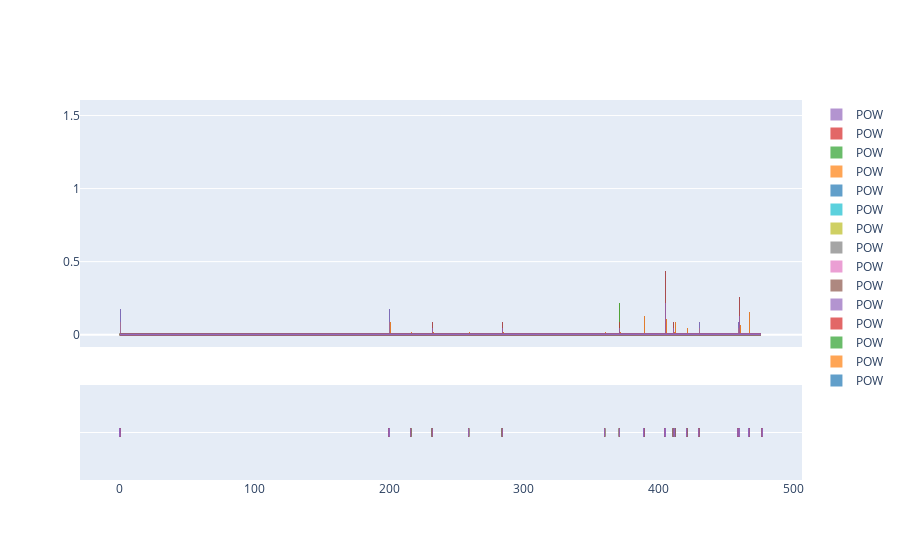

Here is the notebook cell this chart was saved with:
### Code cell
import plotly.figure_factory as ff
hist_data = []
group_labels = []

for Col in cols:
    hist_data.append(ukraine[col])
    group_labels.append(col)

# Create distplot with custom bin_size
fig = ff.create_distplot(hist_data, group_labels, bin_size=[.1, .25, .5, 1,.1, .25, .5, 1,.1, .25, .5, 1,.1, .25, .5, 1,1, .25, .5, 1,.1])
fig.show()

### Figure 1 — Plotly figure (JSON) as saved in the notebook; plotly's stock layout.template omitted (floating-point values rounded to 4 significant figures; data arrays with more than 128 entries replaced by an {"elided": "..."} marker saying what was removed)
{"data": [{"autobinx": false, "histnorm": "probability density", "legendgroup": "POW", "marker": {"color": "rgb(31, 119, 180)"}, "name": "POW", "opacity": 0.7, "type": "histogram", "x": [0, 0, 0, 0, 200, 200, 200, 200, 216, 232, 259, 284, 360, 371, 389, 389, 389, 389, 389, 389, 405, 405, 405, 405, 405, 411, 412, 412, 412, 412, 421, 421, 430, 430, 459, 459, 460, 460, 460, 467, 467, 467, 467, 467, 467, 467, 477, 477, 477], "xaxis": "x", "xbins": {"end": 477, "size": 0.1, "start": 0}, "yaxis": "y"}, {"autobinx": false, "histnorm": "probability density", "legendgroup": "POW", "marker": {"color": "rgb(255, 127, 14)"}, "name": "POW", "opacity": 0.7, "type": "histogram", "x": [0, 0, 0, 0, 200, 200, 200, 200, 216, 232, 259, 284, 360, 371, 389, 389, 389, 389, 389, 389, 405, 405, 405, 405, 405, 411, 412, 412, 412, 412, 421, 421, 430, 430, 459, 459, 460, 460, 460, 467, 467, 467, 467, 467, 467, 467, 477, 477, 477], "xaxis": "x", "xbins": {"end": 477, "size": 0.25, "start": 0}, "yaxis": "y"}, {"autobinx": false, "histnorm": "probability density", "legendgroup": "POW", "marker": {"color": "rgb(44, 160, 44)"}, "name": "POW", "opacity": 0.7, "type": "histogram", "x": [0, 0, 0, 0, 200, 200, 200, 200, 216, 232, 259, 284, 360, 371, 389, 389, 389, 389, 389, 389, 405, 405, 405, 405, 405, 411, 412, 412, 412, 412, 421, 421, 430, 430, 459, 459, 460, 460, 460, 467, 467, 467, 467, 467, 467, 467, 477, 477, 477], "xaxis": "x", "xbins": {"end": 477, "size": 0.5, "start": 0}, "yaxis": "y"}, {"autobinx": false, "histnorm": "probability density", "legendgroup": "POW", "marker": {"color": "rgb(214, 39, 40)"}, "name": "POW", "opacity": 0.7, "type": "histogram", "x": [0, 0, 0, 0, 200, 200, 200, 200, 216, 232, 259, 284, 360, 371, 389, 389, 389, 389, 389, 389, 405, 405, 405, 405, 405, 411, 412, 412, 412, 412, 421, 421, 430, 430, 459, 459, 460, 460, 460, 467, 467, 467, 467, 467, 467, 467, 477, 477, 477], "xaxis": "x", "xbins": {"end": 477, "size": 1, "start": 0}, "yaxis": "y"}, {"autobinx": false, "histnorm": "probability density", "legendgroup": "POW", "marker": {"color": "rgb(148, 103, 189)"}, "name": "POW", "opacity": 0.7, "type": "histogram", "x": [0, 0, 0, 0, 200, 200, 200, 200, 216, 232, 259, 284, 360, 371, 389, 389, 389, 389, 389, 389, 405, 405, 405, 405, 405, 411, 412, 412, 412, 412, 421, 421, 430, 430, 459, 459, 460, 460, 460, 467, 467, 467, 467, 467, 467, 467, 477, 477, 477], "xaxis": "x", "xbins": {"end": 477, "size": 0.1, "start": 0}, "yaxis": "y"}, {"autobinx": false, "histnorm": "probability density", "legendgroup": "POW", "marker": {"color": "rgb(140, 86, 75)"}, "name": "POW", "opacity": 0.7, "type": "histogram", "x": [0, 0, 0, 0, 200, 200, 200, 200, 216, 232, 259, 284, 360, 371, 389, 389, 389, 389, 389, 389, 405, 405, 405, 405, 405, 411, 412, 412, 412, 412, 421, 421, 430, 430, 459, 459, 460, 460, 460, 467, 467, 467, 467, 467, 467, 467, 477, 477, 477], "xaxis": "x", "xbins": {"end": 477, "size": 0.25, "start": 0}, "yaxis": "y"}, {"autobinx": false, "histnorm": "probability density", "legendgroup": "POW", "marker": {"color": "rgb(227, 119, 194)"}, "name": "POW", "opacity": 0.7, "type": "histogram", "x": [0, 0, 0, 0, 200, 200, 200, 200, 216, 232, 259, 284, 360, 371, 389, 389, 389, 389, 389, 389, 405, 405, 405, 405, 405, 411, 412, 412, 412, 412, 421, 421, 430, 430, 459, 459, 460, 460, 460, 467, 467, 467, 467, 467, 467, 467, 477, 477, 477], "xaxis": "x", "xbins": {"end": 477, "size": 0.5, "start": 0}, "yaxis": "y"}, {"autobinx": false, "histnorm": "probability density", "legendgroup": "POW", "marker": {"color": "rgb(127, 127, 127)"}, "name": "POW", "opacity": 0.7, "type": "histogram", "x": [0, 0, 0, 0, 200, 200, 200, 200, 216, 232, 259, 284, 360, 371, 389, 389, 389, 389, 389, 389, 405, 405, 405, 405, 405, 411, 412, 412, 412, 412, 421, 421, 430, 430, 459, 459, 460, 460, 460, 467, 467, 467, 467, 467, 467, 467, 477, 477, 477], "xaxis": "x", "xbins": {"end": 477, "size": 1, "start": 0}, "yaxis": "y"}, {"autobinx": false, "histnorm": "probability density", "legendgroup": "POW", "marker": {"color": "rgb(188, 189, 34)"}, "name": "POW", "opacity": 0.7, "type": "histogram", "x": [0, 0, 0, 0, 200, 200, 200, 200, 216, 232, 259, 284, 360, 371, 389, 389, 389, 389, 389, 389, 405, 405, 405, 405, 405, 411, 412, 412, 412, 412, 421, 421, 430, 430, 459, 459, 460, 460, 460, 467, 467, 467, 467, 467, 467, 467, 477, 477, 477], "xaxis": "x", "xbins": {"end": 477, "size": 0.1, "start": 0}, "yaxis": "y"}, {"autobinx": false, "histnorm": "probability density", "legendgroup": "POW", "marker": {"color": "rgb(23, 190, 207)"}, "name": "POW", "opacity": 0.7, "type": "histogram", "x": [0, 0, 0, 0, 200, 200, 200, 200, 216, 232, 259, 284, 360, 371, 389, 389, 389, 389, 389, 389, 405, 405, 405, 405, 405, 411, 412, 412, 412, 412, 421, 421, 430, 430, 459, 459, 460, 460, 460, 467, 467, 467, 467, 467, 467, 467, 477, 477, 477], "xaxis": "x", "xbins": {"end": 477, "size": 0.25, "start": 0}, "yaxis": "y"}, {"autobinx": false, "histnorm": "probability density", "legendgroup": "POW", "marker": {"color": "rgb(31, 119, 180)"}, "name": "POW", "opacity": 0.7, "type": "histogram", "x": [0, 0, 0, 0, 200, 200, 200, 200, 216, 232, 259, 284, 360, 371, 389, 389, 389, 389, 389, 389, 405, 405, 405, 405, 405, 411, 412, 412, 412, 412, 421, 421, 430, 430, 459, 459, 460, 460, 460, 467, 467, 467, 467, 467, 467, 467, 477, 477, 477], "xaxis": "x", "xbins": {"end": 477, "size": 0.5, "start": 0}, "yaxis": "y"}, {"autobinx": false, "histnorm": "probability density", "legendgroup": "POW", "marker": {"color": "rgb(255, 127, 14)"}, "name": "POW", "opacity": 0.7, "type": "histogram", "x": [0, 0, 0, 0, 200, 200, 200, 200, 216, 232, 259, 284, 360, 371, 389, 389, 389, 389, 389, 389, 405, 405, 405, 405, 405, 411, 412, 412, 412, 412, 421, 421, 430, 430, 459, 459, 460, 460, 460, 467, 467, 467, 467, 467, 467, 467, 477, 477, 477], "xaxis": "x", "xbins": {"end": 477, "size": 1, "start": 0}, "yaxis": "y"}, {"autobinx": false, "histnorm": "probability density", "legendgroup": "POW", "marker": {"color": "rgb(44, 160, 44)"}, "name": "POW", "opacity": 0.7, "type": "histogram", "x": [0, 0, 0, 0, 200, 200, 200, 200, 216, 232, 259, 284, 360, 371, 389, 389, 389, 389, 389, 389, 405, 405, 405, 405, 405, 411, 412, 412, 412, 412, 421, 421, 430, 430, 459, 459, 460, 460, 460, 467, 467, 467, 467, 467, 467, 467, 477, 477, 477], "xaxis": "x", "xbins": {"end": 477, "size": 0.1, "start": 0}, "yaxis": "y"}, {"autobinx": false, "histnorm": "probability density", "legendgroup": "POW", "marker": {"color": "rgb(214, 39, 40)"}, "name": "POW", "opacity": 0.7, "type": "histogram", "x": [0, 0, 0, 0, 200, 200, 200, 200, 216, 232, 259, 284, 360, 371, 389, 389, 389, 389, 389, 389, 405, 405, 405, 405, 405, 411, 412, 412, 412, 412, 421, 421, 430, 430, 459, 459, 460, 460, 460, 467, 467, 467, 467, 467, 467, 467, 477, 477, 477], "xaxis": "x", "xbins": {"end": 477, "size": 0.25, "start": 0}, "yaxis": "y"}, {"autobinx": false, "histnorm": "probability density", "legendgroup": "POW", "marker": {"color": "rgb(148, 103, 189)"}, "name": "POW", "opacity": 0.7, "type": "histogram", "x": [0, 0, 0, 0, 200, 200, 200, 200, 216, 232, 259, 284, 360, 371, 389, 389, 389, 389, 389, 389, 405, 405, 405, 405, 405, 411, 412, 412, 412, 412, 421, 421, 430, 430, 459, 459, 460, 460, 460, 467, 467, 467, 467, 467, 467, 467, 477, 477, 477], "xaxis": "x", "xbins": {"end": 477, "size": 0.5, "start": 0}, "yaxis": "y"}, {"legendgroup": "POW", "marker": {"color": "rgb(31, 119, 180)"}, "mode": "lines", "name": "POW", "showlegend": false, "type": "scatter", "x": {"elided": "500 float values"}, "xaxis": "x", "y": {"elided": "500 float values"}, "yaxis": "y"}, {"legendgroup": "POW", "marker": {"color": "rgb(255, 127, 14)"}, "mode": "lines", "name": "POW", "showlegend": false, "type": "scatter", "x": {"elided": "500 float values"}, "xaxis": "x", "y": {"elided": "500 float values"}, "yaxis": "y"}, {"legendgroup": "POW", "marker": {"color": "rgb(44, 160, 44)"}, "mode": "lines", "name": "POW", "showlegend": false, "type": "scatter", "x": {"elided": "500 float values"}, "xaxis": "x", "y": {"elided": "500 float values"}, "yaxis": "y"}, {"legendgroup": "POW", "marker": {"color": "rgb(214, 39, 40)"}, "mode": "lines", "name": "POW", "showlegend": false, "type": "scatter", "x": {"elided": "500 float values"}, "xaxis": "x", "y": {"elided": "500 float values"}, "yaxis": "y"}, {"legendgroup": "POW", "marker": {"color": "rgb(148, 103, 189)"}, "mode": "lines", "name": "POW", "showlegend": false, "type": "scatter", "x": {"elided": "500 float values"}, "xaxis": "x", "y": {"elided": "500 float values"}, "yaxis": "y"}, {"legendgroup": "POW", "marker": {"color": "rgb(140, 86, 75)"}, "mode": "lines", "name": "POW", "showlegend": false, "type": "scatter", "x": {"elided": "500 float values"}, "xaxis": "x", "y": {"elided": "500 float values"}, "yaxis": "y"}, {"legendgroup": "POW", "marker": {"color": "rgb(227, 119, 194)"}, "mode": "lines", "name": "POW", "showlegend": false, "type": "scatter", "x": {"elided": "500 float values"}, "xaxis": "x", "y": {"elided": "500 float values"}, "yaxis": "y"}, {"legendgroup": "POW", "marker": {"color": "rgb(127, 127, 127)"}, "mode": "lines", "name": "POW", "showlegend": false, "type": "scatter", "x": {"elided": "500 float values"}, "xaxis": "x", "y": {"elided": "500 float values"}, "yaxis": "y"}, {"legendgroup": "POW", "marker": {"color": "rgb(188, 189, 34)"}, "mode": "lines", "name": "POW", "showlegend": false, "type": "scatter", "x": {"elided": "500 float values"}, "xaxis": "x", "y": {"elided": "500 float values"}, "yaxis": "y"}, {"legendgroup": "POW", "marker": {"color": "rgb(23, 190, 207)"}, "mode": "lines", "name": "POW", "showlegend": false, "type": "scatter", "x": {"elided": "500 float values"}, "xaxis": "x", "y": {"elided": "500 float values"}, "yaxis": "y"}, {"legendgroup": "POW", "marker": {"color": "rgb(31, 119, 180)"}, "mode": "lines", "name": "POW", "showlegend": false, "type": "scatter", "x": {"elided": "500 float values"}, "xaxis": "x", "y": {"elided": "500 float values"}, "yaxis": "y"}, {"legendgroup": "POW", "marker": {"color": "rgb(255, 127, 14)"}, "mode": "lines", "name": "POW", "showlegend": false, "type": "scatter", "x": {"elided": "500 float values"}, "xaxis": "x", "y": {"elided": "500 float values"}, "yaxis": "y"}, {"legendgroup": "POW", "marker": {"color": "rgb(44, 160, 44)"}, "mode": "lines", "name": "POW", "showlegend": false, "type": "scatter", "x": {"elided": "500 float values"}, "xaxis": "x", "y": {"elided": "500 float values"}, "yaxis": "y"}, {"legendgroup": "POW", "marker": {"color": "rgb(214, 39, 40)"}, "mode": "lines", "name": "POW", "showlegend": false, "type": "scatter", "x": {"elided": "500 float values"}, "xaxis": "x", "y": {"elided": "500 float values"}, "yaxis": "y"}, {"legendgroup": "POW", "marker": {"color": "rgb(148, 103, 189)"}, "mode": "lines", "name": "POW", "showlegend": false, "type": "scatter", "x": {"elided": "500 float values"}, "xaxis": "x", "y": {"elided": "500 float values"}, "yaxis": "y"}, {"legendgroup": "POW", "marker": {"color": "rgb(31, 119, 180)", "symbol": "line-ns-open"}, "mode": "markers", "name": "POW", "showlegend": false, "type": "scatter", "x": [0, 0, 0, 0, 200, 200, 200, 200, 216, 232, 259, 284, 360, 371, 389, 389, 389, 389, 389, 389, 405, 405, 405, 405, 405, 411, 412, 412, 412, 412, 421, 421, 430, 430, 459, 459, 460, 460, 460, 467, 467, 467, 467, 467, 467, 467, 477, 477, 477], "xaxis": "x", "y": ["POW", "POW", "POW", "POW", "POW", "POW", "POW", "POW", "POW", "POW", "POW", "POW", "POW", "POW", "POW", "POW", "POW", "POW", "POW", "POW", "POW", "POW", "POW", "POW", "POW", "POW", "POW", "POW", "POW", "POW", "POW", "POW", "POW", "POW", "POW", "POW", "POW", "POW", "POW", "POW", "POW", "POW", "POW", "POW", "POW", "POW", "POW", "POW", "POW"], "yaxis": "y2"}, {"legendgroup": "POW", "marker": {"color": "rgb(255, 127, 14)", "symbol": "line-ns-open"}, "mode": "markers", "name": "POW", "showlegend": false, "type": "scatter", "x": [0, 0, 0, 0, 200, 200, 200, 200, 216, 232, 259, 284, 360, 371, 389, 389, 389, 389, 389, 389, 405, 405, 405, 405, 405, 411, 412, 412, 412, 412, 421, 421, 430, 430, 459, 459, 460, 460, 460, 467, 467, 467, 467, 467, 467, 467, 477, 477, 477], "xaxis": "x", "y": ["POW", "POW", "POW", "POW", "POW", "POW", "POW", "POW", "POW", "POW", "POW", "POW", "POW", "POW", "POW", "POW", "POW", "POW", "POW", "POW", "POW", "POW", "POW", "POW", "POW", "POW", "POW", "POW", "POW", "POW", "POW", "POW", "POW", "POW", "POW", "POW", "POW", "POW", "POW", "POW", "POW", "POW", "POW", "POW", "POW", "POW", "POW", "POW", "POW"], "yaxis": "y2"}, {"legendgroup": "POW", "marker": {"color": "rgb(44, 160, 44)", "symbol": "line-ns-open"}, "mode": "markers", "name": "POW", "showlegend": false, "type": "scatter", "x": [0, 0, 0, 0, 200, 200, 200, 200, 216, 232, 259, 284, 360, 371, 389, 389, 389, 389, 389, 389, 405, 405, 405, 405, 405, 411, 412, 412, 412, 412, 421, 421, 430, 430, 459, 459, 460, 460, 460, 467, 467, 467, 467, 467, 467, 467, 477, 477, 477], "xaxis": "x", "y": ["POW", "POW", "POW", "POW", "POW", "POW", "POW", "POW", "POW", "POW", "POW", "POW", "POW", "POW", "POW", "POW", "POW", "POW", "POW", "POW", "POW", "POW", "POW", "POW", "POW", "POW", "POW", "POW", "POW", "POW", "POW", "POW", "POW", "POW", "POW", "POW", "POW", "POW", "POW", "POW", "POW", "POW", "POW", "POW", "POW", "POW", "POW", "POW", "POW"], "yaxis": "y2"}, {"legendgroup": "POW", "marker": {"color": "rgb(214, 39, 40)", "symbol": "line-ns-open"}, "mode": "markers", "name": "POW", "showlegend": false, "type": "scatter", "x": [0, 0, 0, 0, 200, 200, 200, 200, 216, 232, 259, 284, 360, 371, 389, 389, 389, 389, 389, 389, 405, 405, 405, 405, 405, 411, 412, 412, 412, 412, 421, 421, 430, 430, 459, 459, 460, 460, 460, 467, 467, 467, 467, 467, 467, 467, 477, 477, 477], "xaxis": "x", "y": ["POW", "POW", "POW", "POW", "POW", "POW", "POW", "POW", "POW", "POW", "POW", "POW", "POW", "POW", "POW", "POW", "POW", "POW", "POW", "POW", "POW", "POW", "POW", "POW", "POW", "POW", "POW", "POW", "POW", "POW", "POW", "POW", "POW", "POW", "POW", "POW", "POW", "POW", "POW", "POW", "POW", "POW", "POW", "POW", "POW", "POW", "POW", "POW", "POW"], "yaxis": "y2"}, {"legendgroup": "POW", "marker": {"color": "rgb(148, 103, 189)", "symbol": "line-ns-open"}, "mode": "markers", "name": "POW", "showlegend": false, "type": "scatter", "x": [0, 0, 0, 0, 200, 200, 200, 200, 216, 232, 259, 284, 360, 371, 389, 389, 389, 389, 389, 389, 405, 405, 405, 405, 405, 411, 412, 412, 412, 412, 421, 421, 430, 430, 459, 459, 460, 460, 460, 467, 467, 467, 467, 467, 467, 467, 477, 477, 477], "xaxis": "x", "y": ["POW", "POW", "POW", "POW", "POW", "POW", "POW", "POW", "POW", "POW", "POW", "POW", "POW", "POW", "POW", "POW", "POW", "POW", "POW", "POW", "POW", "POW", "POW", "POW", "POW", "POW", "POW", "POW", "POW", "POW", "POW", "POW", "POW", "POW", "POW", "POW", "POW", "POW", "POW", "POW", "POW", "POW", "POW", "POW", "POW", "POW", "POW", "POW", "POW"], "yaxis": "y2"}, {"legendgroup": "POW", "marker": {"color": "rgb(140, 86, 75)", "symbol": "line-ns-open"}, "mode": "markers", "name": "POW", "showlegend": false, "type": "scatter", "x": [0, 0, 0, 0, 200, 200, 200, 200, 216, 232, 259, 284, 360, 371, 389, 389, 389, 389, 389, 389, 405, 405, 405, 405, 405, 411, 412, 412, 412, 412, 421, 421, 430, 430, 459, 459, 460, 460, 460, 467, 467, 467, 467, 467, 467, 467, 477, 477, 477], "xaxis": "x", "y": ["POW", "POW", "POW", "POW", "POW", "POW", "POW", "POW", "POW", "POW", "POW", "POW", "POW", "POW", "POW", "POW", "POW", "POW", "POW", "POW", "POW", "POW", "POW", "POW", "POW", "POW", "POW", "POW", "POW", "POW", "POW", "POW", "POW", "POW", "POW", "POW", "POW", "POW", "POW", "POW", "POW", "POW", "POW", "POW", "POW", "POW", "POW", "POW", "POW"], "yaxis": "y2"}, {"legendgroup": "POW", "marker": {"color": "rgb(227, 119, 194)", "symbol": "line-ns-open"}, "mode": "markers", "name": "POW", "showlegend": false, "type": "scatter", "x": [0, 0, 0, 0, 200, 200, 200, 200, 216, 232, 259, 284, 360, 371, 389, 389, 389, 389, 389, 389, 405, 405, 405, 405, 405, 411, 412, 412, 412, 412, 421, 421, 430, 430, 459, 459, 460, 460, 460, 467, 467, 467, 467, 467, 467, 467, 477, 477, 477], "xaxis": "x", "y": ["POW", "POW", "POW", "POW", "POW", "POW", "POW", "POW", "POW", "POW", "POW", "POW", "POW", "POW", "POW", "POW", "POW", "POW", "POW", "POW", "POW", "POW", "POW", "POW", "POW", "POW", "POW", "POW", "POW", "POW", "POW", "POW", "POW", "POW", "POW", "POW", "POW", "POW", "POW", "POW", "POW", "POW", "POW", "POW", "POW", "POW", "POW", "POW", "POW"], "yaxis": "y2"}, {"legendgroup": "POW", "marker": {"color": "rgb(127, 127, 127)", "symbol": "line-ns-open"}, "mode": "markers", "name": "POW", "showlegend": false, "type": "scatter", "x": [0, 0, 0, 0, 200, 200, 200, 200, 216, 232, 259, 284, 360, 371, 389, 389, 389, 389, 389, 389, 405, 405, 405, 405, 405, 411, 412, 412, 412, 412, 421, 421, 430, 430, 459, 459, 460, 460, 460, 467, 467, 467, 467, 467, 467, 467, 477, 477, 477], "xaxis": "x", "y": ["POW", "POW", "POW", "POW", "POW", "POW", "POW", "POW", "POW", "POW", "POW", "POW", "POW", "POW", "POW", "POW", "POW", "POW", "POW", "POW", "POW", "POW", "POW", "POW", "POW", "POW", "POW", "POW", "POW", "POW", "POW", "POW", "POW", "POW", "POW", "POW", "POW", "POW", "POW", "POW", "POW", "POW", "POW", "POW", "POW", "POW", "POW", "POW", "POW"], "yaxis": "y2"}, {"legendgroup": "POW", "marker": {"color": "rgb(188, 189, 34)", "symbol": "line-ns-open"}, "mode": "markers", "name": "POW", "showlegend": false, "type": "scatter", "x": [0, 0, 0, 0, 200, 200, 200, 200, 216, 232, 259, 284, 360, 371, 389, 389, 389, 389, 389, 389, 405, 405, 405, 405, 405, 411, 412, 412, 412, 412, 421, 421, 430, 430, 459, 459, 460, 460, 460, 467, 467, 467, 467, 467, 467, 467, 477, 477, 477], "xaxis": "x", "y": ["POW", "POW", "POW", "POW", "POW", "POW", "POW", "POW", "POW", "POW", "POW", "POW", "POW", "POW", "POW", "POW", "POW", "POW", "POW", "POW", "POW", "POW", "POW", "POW", "POW", "POW", "POW", "POW", "POW", "POW", "POW", "POW", "POW", "POW", "POW", "POW", "POW", "POW", "POW", "POW", "POW", "POW", "POW", "POW", "POW", "POW", "POW", "POW", "POW"], "yaxis": "y2"}, {"legendgroup": "POW", "marker": {"color": "rgb(23, 190, 207)", "symbol": "line-ns-open"}, "mode": "markers", "name": "POW", "showlegend": false, "type": "scatter", "x": [0, 0, 0, 0, 200, 200, 200, 200, 216, 232, 259, 284, 360, 371, 389, 389, 389, 389, 389, 389, 405, 405, 405, 405, 405, 411, 412, 412, 412, 412, 421, 421, 430, 430, 459, 459, 460, 460, 460, 467, 467, 467, 467, 467, 467, 467, 477, 477, 477], "xaxis": "x", "y": ["POW", "POW", "POW", "POW", "POW", "POW", "POW", "POW", "POW", "POW", "POW", "POW", "POW", "POW", "POW", "POW", "POW", "POW", "POW", "POW", "POW", "POW", "POW", "POW", "POW", "POW", "POW", "POW", "POW", "POW", "POW", "POW", "POW", "POW", "POW", "POW", "POW", "POW", "POW", "POW", "POW", "POW", "POW", "POW", "POW", "POW", "POW", "POW", "POW"], "yaxis": "y2"}, {"legendgroup": "POW", "marker": {"color": "rgb(31, 119, 180)", "symbol": "line-ns-open"}, "mode": "markers", "name": "POW", "showlegend": false, "type": "scatter", "x": [0, 0, 0, 0, 200, 200, 200, 200, 216, 232, 259, 284, 360, 371, 389, 389, 389, 389, 389, 389, 405, 405, 405, 405, 405, 411, 412, 412, 412, 412, 421, 421, 430, 430, 459, 459, 460, 460, 460, 467, 467, 467, 467, 467, 467, 467, 477, 477, 477], "xaxis": "x", "y": ["POW", "POW", "POW", "POW", "POW", "POW", "POW", "POW", "POW", "POW", "POW", "POW", "POW", "POW", "POW", "POW", "POW", "POW", "POW", "POW", "POW", "POW", "POW", "POW", "POW", "POW", "POW", "POW", "POW", "POW", "POW", "POW", "POW", "POW", "POW", "POW", "POW", "POW", "POW", "POW", "POW", "POW", "POW", "POW", "POW", "POW", "POW", "POW", "POW"], "yaxis": "y2"}, {"legendgroup": "POW", "marker": {"color": "rgb(255, 127, 14)", "symbol": "line-ns-open"}, "mode": "markers", "name": "POW", "showlegend": false, "type": "scatter", "x": [0, 0, 0, 0, 200, 200, 200, 200, 216, 232, 259, 284, 360, 371, 389, 389, 389, 389, 389, 389, 405, 405, 405, 405, 405, 411, 412, 412, 412, 412, 421, 421, 430, 430, 459, 459, 460, 460, 460, 467, 467, 467, 467, 467, 467, 467, 477, 477, 477], "xaxis": "x", "y": ["POW", "POW", "POW", "POW", "POW", "POW", "POW", "POW", "POW", "POW", "POW", "POW", "POW", "POW", "POW", "POW", "POW", "POW", "POW", "POW", "POW", "POW", "POW", "POW", "POW", "POW", "POW", "POW", "POW", "POW", "POW", "POW", "POW", "POW", "POW", "POW", "POW", "POW", "POW", "POW", "POW", "POW", "POW", "POW", "POW", "POW", "POW", "POW", "POW"], "yaxis": "y2"}, {"legendgroup": "POW", "marker": {"color": "rgb(44, 160, 44)", "symbol": "line-ns-open"}, "mode": "markers", "name": "POW", "showlegend": false, "type": "scatter", "x": [0, 0, 0, 0, 200, 200, 200, 200, 216, 232, 259, 284, 360, 371, 389, 389, 389, 389, 389, 389, 405, 405, 405, 405, 405, 411, 412, 412, 412, 412, 421, 421, 430, 430, 459, 459, 460, 460, 460, 467, 467, 467, 467, 467, 467, 467, 477, 477, 477], "xaxis": "x", "y": ["POW", "POW", "POW", "POW", "POW", "POW", "POW", "POW", "POW", "POW", "POW", "POW", "POW", "POW", "POW", "POW", "POW", "POW", "POW", "POW", "POW", "POW", "POW", "POW", "POW", "POW", "POW", "POW", "POW", "POW", "POW", "POW", "POW", "POW", "POW", "POW", "POW", "POW", "POW", "POW", "POW", "POW", "POW", "POW", "POW", "POW", "POW", "POW", "POW"], "yaxis": "y2"}, {"legendgroup": "POW", "marker": {"color": "rgb(214, 39, 40)", "symbol": "line-ns-open"}, "mode": "markers", "name": "POW", "showlegend": false, "type": "scatter", "x": [0, 0, 0, 0, 200, 200, 200, 200, 216, 232, 259, 284, 360, 371, 389, 389, 389, 389, 389, 389, 405, 405, 405, 405, 405, 411, 412, 412, 412, 412, 421, 421, 430, 430, 459, 459, 460, 460, 460, 467, 467, 467, 467, 467, 467, 467, 477, 477, 477], "xaxis": "x", "y": ["POW", "POW", "POW", "POW", "POW", "POW", "POW", "POW", "POW", "POW", "POW", "POW", "POW", "POW", "POW", "POW", "POW", "POW", "POW", "POW", "POW", "POW", "POW", "POW", "POW", "POW", "POW", "POW", "POW", "POW", "POW", "POW", "POW", "POW", "POW", "POW", "POW", "POW", "POW", "POW", "POW", "POW", "POW", "POW", "POW", "POW", "POW", "POW", "POW"], "yaxis": "y2"}, {"legendgroup": "POW", "marker": {"color": "rgb(148, 103, 189)", "symbol": "line-ns-open"}, "mode": "markers", "name": "POW", "showlegend": false, "type": "scatter", "x": [0, 0, 0, 0, 200, 200, 200, 200, 216, 232, 259, 284, 360, 371, 389, 389, 389, 389, 389, 389, 405, 405, 405, 405, 405, 411, 412, 412, 412, 412, 421, 421, 430, 430, 459, 459, 460, 460, 460, 467, 467, 467, 467, 467, 467, 467, 477, 477, 477], "xaxis": "x", "y": ["POW", "POW", "POW", "POW", "POW", "POW", "POW", "POW", "POW", "POW", "POW", "POW", "POW", "POW", "POW", "POW", "POW", "POW", "POW", "POW", "POW", "POW", "POW", "POW", "POW", "POW", "POW", "POW", "POW", "POW", "POW", "POW", "POW", "POW", "POW", "POW", "POW", "POW", "POW", "POW", "POW", "POW", "POW", "POW", "POW", "POW", "POW", "POW", "POW"], "yaxis": "y2"}], "layout": {"barmode": "overlay", "hovermode": "closest", "legend": {"traceorder": "reversed"}, "xaxis": {"anchor": "y2", "domain": [0, 1], "zeroline": false}, "yaxis": {"anchor": "free", "domain": [0.35, 1], "position": 0}, "yaxis2": {"anchor": "x", "domain": [0, 0.25], "dtick": 1, "showticklabels": false}}}
